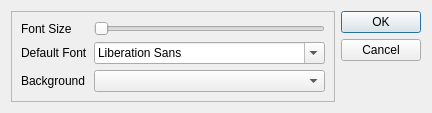
<?xml version="1.0" encoding="UTF-8"?>
<ui version="4.0">
 <class>SettingsDialog</class>
 <widget class="QDialog" name="SettingsDialog">
  <property name="windowTitle">
   <string>Settings</string>
  </property>
  <layout class="QHBoxLayout" name="horizontalLayout">
   <item>
    <widget class="QScrollArea" name="scrollArea">
     <property name="widgetResizable">
      <bool>true</bool>
     </property>
     <widget class="QWidget" name="scrollAreaWidgetContents">
      <property name="geometry">
       <rect>
        <x>0</x>
        <y>0</y>
        <width>304</width>
        <height>93</height>
       </rect>
      </property>
      <layout class="QGridLayout" name="gridLayout" columnstretch="1,0">
       <item row="0" column="0">
        <widget class="QLabel" name="label">
         <property name="sizePolicy">
          <sizepolicy hsizetype="Expanding" vsizetype="Preferred">
           <horstretch>0</horstretch>
           <verstretch>0</verstretch>
          </sizepolicy>
         </property>
         <property name="text">
          <string>Font Size</string>
         </property>
        </widget>
       </item>
       <item row="0" column="1">
        <widget class="QSlider" name="fontSizeSlider">
         <property name="minimum">
          <number>10</number>
         </property>
         <property name="maximum">
          <number>20</number>
         </property>
         <property name="orientation">
          <enum>Qt::Horizontal</enum>
         </property>
        </widget>
       </item>
       <item row="1" column="0">
        <widget class="QLabel" name="label_1">
         <property name="text">
          <string>Default Font</string>
         </property>
        </widget>
       </item>
       <item row="1" column="1">
        <widget class="QFontComboBox" name="fontComboBox">
         <property name="sizePolicy">
          <sizepolicy hsizetype="Expanding" vsizetype="Fixed">
           <horstretch>0</horstretch>
           <verstretch>0</verstretch>
          </sizepolicy>
         </property>
        </widget>
       </item>
       <item row="2" column="0">
        <widget class="QLabel" name="label_2">
         <property name="text">
          <string>Background</string>
         </property>
        </widget>
       </item>
       <item row="2" column="1">
        <widget class="QComboBox" name="backgroundComboBox">
         <property name="sizePolicy">
          <sizepolicy hsizetype="Expanding" vsizetype="Fixed">
           <horstretch>0</horstretch>
           <verstretch>0</verstretch>
          </sizepolicy>
         </property>
        </widget>
       </item>
      </layout>
     </widget>
    </widget>
   </item>
   <item>
    <widget class="QDialogButtonBox" name="buttonBox">
     <property name="orientation">
      <enum>Qt::Vertical</enum>
     </property>
     <property name="standardButtons">
      <set>QDialogButtonBox::Cancel|QDialogButtonBox::Ok</set>
     </property>
     <property name="centerButtons">
      <bool>false</bool>
     </property>
    </widget>
   </item>
  </layout>
 </widget>
 <tabstops>
  <tabstop>scrollArea</tabstop>
  <tabstop>buttonBox</tabstop>
  <tabstop>fontSizeSlider</tabstop>
  <tabstop>fontComboBox</tabstop>
  <tabstop>backgroundComboBox</tabstop>
 </tabstops>
 <resources/>
 <connections>
  <connection>
   <sender>buttonBox</sender>
   <signal>accepted()</signal>
   <receiver>SettingsDialog</receiver>
   <slot>accept()</slot>
   <hints>
    <hint type="sourcelabel">
     <x>395</x>
     <y>41</y>
    </hint>
    <hint type="destinationlabel">
     <x>449</x>
     <y>42</y>
    </hint>
   </hints>
  </connection>
  <connection>
   <sender>buttonBox</sender>
   <signal>rejected()</signal>
   <receiver>SettingsDialog</receiver>
   <slot>reject()</slot>
   <hints>
    <hint type="sourcelabel">
     <x>382</x>
     <y>69</y>
    </hint>
    <hint type="destinationlabel">
     <x>446</x>
     <y>77</y>
    </hint>
   </hints>
  </connection>
 </connections>
</ui>
